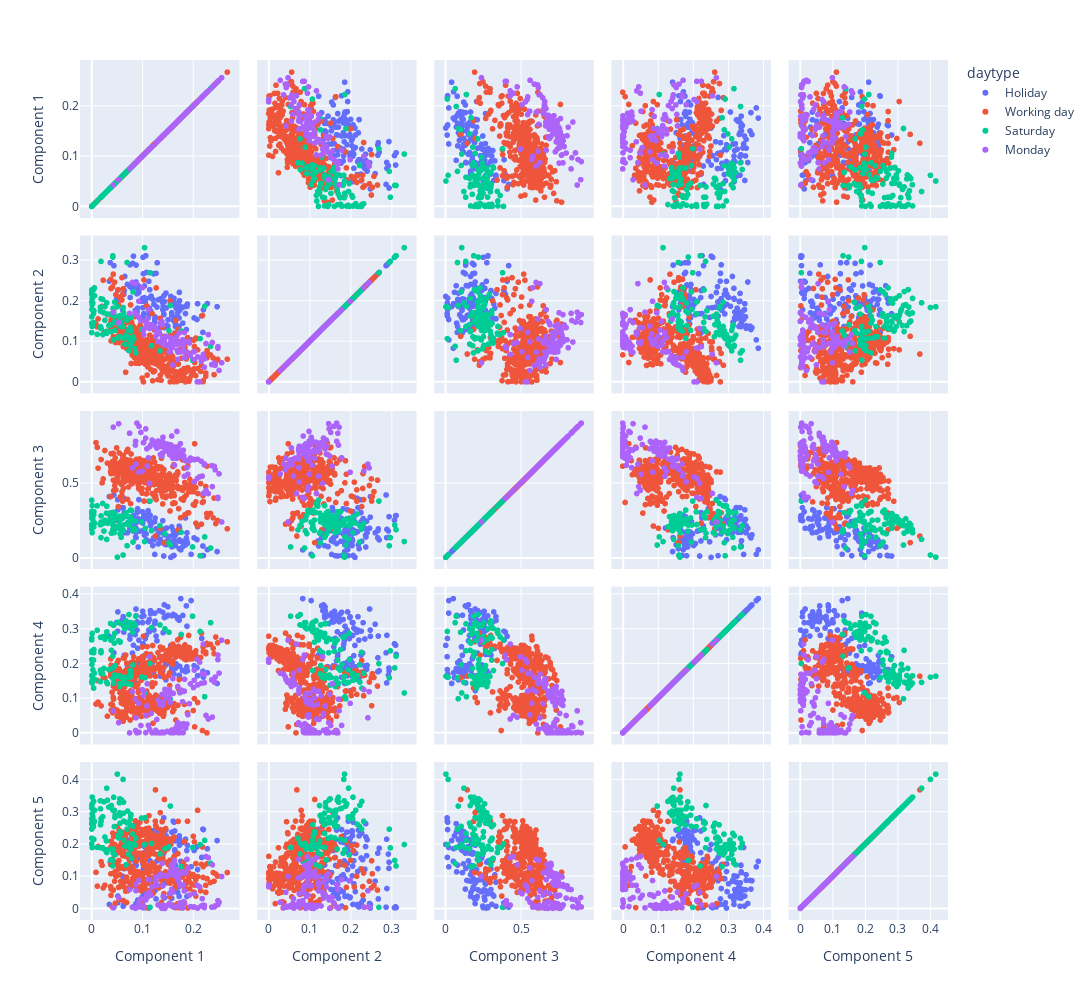

Notebook source saved alongside this figure:
### Code cell
dimensions = [f'Component {k+1}' for k in range(n_components)]
height, width = 1000, 1100

fig = px.scatter_matrix(W, dimensions=dimensions, hover_name=W.index, color='daytype')
fig.update_layout(height=height, width=width)
fig.update_traces(selected=dict(marker=dict(color='yellow')))
fig.show()
